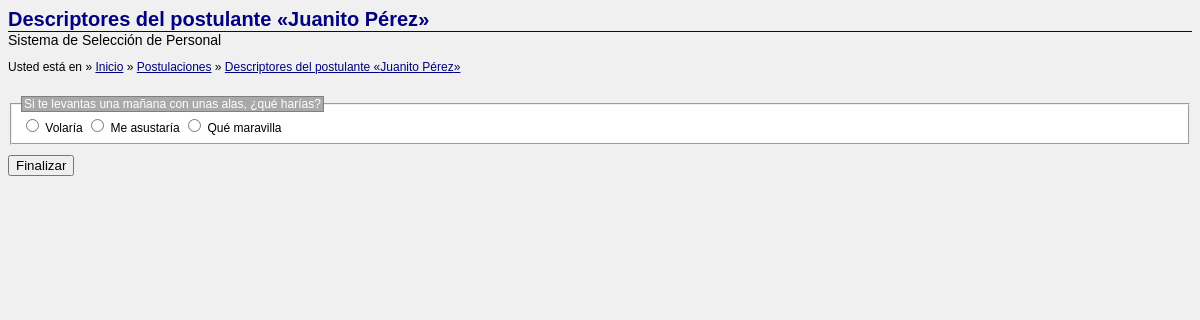
The page /index.php/postulantes/descriptores/1 on the database as committed earlier.
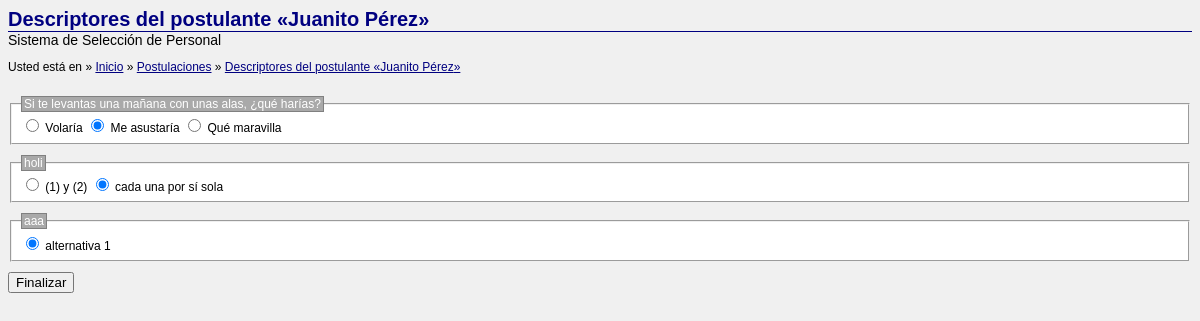
The same page on the database as committed later.
### tables this page shows
CREATE TABLE "pregunta" (
    "id" INTEGER PRIMARY KEY NOT NULL,
    "texto" TEXT NOT NULL
);

CREATE TABLE "alternativa" (
    "id" INTEGER PRIMARY KEY AUTOINCREMENT NOT NULL,
    "texto" TEXT NOT NULL,
    "id_pregunta" INTEGER NOT NULL,
    FOREIGN KEY (id_pregunta) REFERENCES pregunta(id)
);

### application/controllers/postulantes.php (called while the page is built, shortened)
<?php if ( ! defined('BASEPATH')) exit('No direct script access allowed');
class Postulantes extends CI_Controller {
    public function descriptores($id) {
		$this->load->model('postulante_model');
		$this->load->model('pregunta_model');
		$this->load->view(
			'postulantes/descriptores',
			array(
				'postulante' => $this->postulante_model->get($id),
				'preguntas' => $this->pregunta_model->getByPostulante($id),
			)
		);
    }
};

### index.php (called while the page is built, shortened)
<?php
require_once BASEPATH.'core/CodeIgniter.php';

### application/models/postulante_model.php (called while the page is built, shortened)
<?php
class Postulante_model extends CI_Model {
	public function get($id = null) {
		if (is_null($id))
			$retval = $this->db->get('postulante')->result();
		else {
			$retval = $this->db->where('id', $id)->get('postulante')->result();
			$retval = $retval[0];
		}
		return $retval;
	}
}

### application/models/pregunta_model.php (called while the page is built, shortened)
<?php
class Pregunta_model extends CI_Model {
	public function getByPostulante($id) {
		$preguntas = $this->db->get('pregunta')->result();
		foreach($preguntas as $item) {
			$item->alternativas = $this->db->where('id_pregunta', $item->id)->get('alternativa')->result();
			foreach($item->alternativas as $jtem) {
				$descriptor = $this->db->where(array('id_postulante' => $id, 'id_alternativa' => $jtem->id))->get('descriptor_postulante');
				$jtem->checked = ($descriptor->num_rows() == 1);
			}
		}
		return $preguntas;
	}
}

### application/views/postulantes/descriptores.php (the view, shortened to what this page needs)
<html>
    <head>
		<link rel="stylesheet" href="<?=base_url() ?>main.css">
    </head>
    <body>
		<header>
			<h1>Descriptores del postulante &laquo;<?=htmlspecialchars($postulante->nombre) ?>&raquo;</h1>
			<small>Sistema de Selección de Personal</small>
			<nav>
				<p>Usted está en</p>
				<ul>
					<li><a href="<?=site_url() ?>">Inicio</a></li>
					<li><a href="<?=site_url('postulantes') ?>">Postulaciones</a></li>
					<li class="active"><a href="<?=site_url('postulantes/descriptores/'.$postulante->id) ?>">Descriptores del postulante &laquo;<?=htmlspecialchars($postulante->nombre) ?>&raquo;</a></li>
				</ul>
			</nav>
		</header>
		<section>
			<form method="post" action="<?=site_url('postulantes/guardar/'.$postulante->id) ?>">
				<?php foreach($preguntas as $key => $item): ?>
				<fieldset>
					<legend><?=htmlspecialchars($item->texto) ?></legend>
					<?php foreach($item->alternativas as $jtem): ?>
					<label><input type="radio" name="descriptor_postulante[<?=$key ?>][id_alternativa]" value="<?=$jtem->id ?>" required<?=($jtem->checked)? ' checked' : ''?>> <?=htmlspecialchars($jtem->texto) ?></label>
					<?php endforeach ?>
				</fieldset>
				<?php endforeach ?>
				<button type="submit">Finalizar</button>
			</form>
		</section>
    </body>
</html>

Rows that differ between the two databases and show on the page:
computed for alternativa "Me asustaría": value "☐ Me asustaría" → "☑ Me asustaría"
added pregunta: texto "holi"
added alternativa: value "☐ (1) y (2)", texto "(1) y (2)", shown under "holi"
added alternativa: value "☑ cada una por sí sola", texto "cada una por sí sola", shown under "holi"
added pregunta: texto "aaa"
added alternativa: value "☑ alternativa 1", texto "alternativa 1", shown under "aaa"
